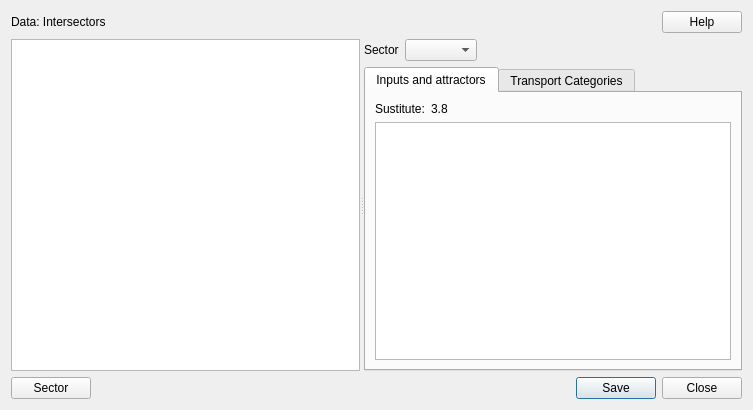
<?xml version="1.0" encoding="UTF-8"?>
<ui version="4.0">
 <class>Dialog</class>
 <widget class="QDialog" name="Dialog">
  <property name="geometry">
   <rect>
    <x>0</x>
    <y>0</y>
    <width>753</width>
    <height>410</height>
   </rect>
  </property>
  <property name="windowTitle">
   <string>Data | Intersectors</string>
  </property>
  <layout class="QHBoxLayout" name="horizontalLayout_3">
   <item>
    <layout class="QVBoxLayout" name="verticalLayout_3">
     <item>
      <layout class="QHBoxLayout" name="horizontalLayout">
       <item>
        <widget class="QLabel" name="label_title">
         <property name="text">
          <string>&lt;html&gt;&lt;head/&gt;&lt;body&gt;&lt;p&gt;&lt;span style=&quot; font-size:14pt;&quot;&gt;Data: &lt;/span&gt;&lt;span style=&quot; font-size:14pt; font-weight:600;&quot;&gt;Intersectors&lt;/span&gt;&lt;/p&gt;&lt;p&gt;&lt;span style=&quot; font-style:italic;&quot;&gt;&lt;/span&gt;&lt;/p&gt;&lt;/body&gt;&lt;/html&gt;</string>
         </property>
        </widget>
       </item>
       <item>
        <spacer name="horizontalSpacer">
         <property name="orientation">
          <enum>Qt::Horizontal</enum>
         </property>
         <property name="sizeHint" stdset="0">
          <size>
           <width>40</width>
           <height>20</height>
          </size>
         </property>
        </spacer>
       </item>
       <item>
        <widget class="QPushButton" name="btn_help">
         <property name="text">
          <string notr="true">Help</string>
         </property>
        </widget>
       </item>
      </layout>
     </item>
     <item>
      <widget class="QSplitter" name="splitter">
       <property name="orientation">
        <enum>Qt::Horizontal</enum>
       </property>
       <widget class="QWidget" name="verticalLayoutWidget">
        <layout class="QVBoxLayout" name="verticalLayout_2">
         <item>
          <widget class="QTreeView" name="scenarios_tree"/>
         </item>
        </layout>
       </widget>
       <widget class="QWidget" name="layoutWidget">
        <layout class="QVBoxLayout" name="verticalLayout">
         <item>
          <layout class="QHBoxLayout" name="horizontalLayout_2">
           <item>
            <layout class="QFormLayout" name="formLayout">
             <item row="0" column="1">
              <widget class="QComboBox" name="cb_sector"/>
             </item>
             <item row="0" column="0">
              <widget class="QLabel" name="label">
               <property name="text">
                <string>Sector</string>
               </property>
              </widget>
             </item>
            </layout>
           </item>
           <item>
            <spacer name="horizontalSpacer_3">
             <property name="orientation">
              <enum>Qt::Horizontal</enum>
             </property>
             <property name="sizeHint" stdset="0">
              <size>
               <width>40</width>
               <height>20</height>
              </size>
             </property>
            </spacer>
           </item>
          </layout>
         </item>
         <item>
          <widget class="QTabWidget" name="tabWidget">
           <property name="currentIndex">
            <number>0</number>
           </property>
           <widget class="QWidget" name="tab">
            <attribute name="title">
             <string>Inputs and attractors</string>
            </attribute>
            <layout class="QHBoxLayout" name="horizontalLayout_4">
             <item>
              <layout class="QVBoxLayout" name="verticalLayout_4">
               <item>
                <layout class="QFormLayout" name="formLayout_2">
                 <item row="0" column="0">
                  <widget class="QLabel" name="label_2">
                   <property name="text">
                    <string>Sustitute:</string>
                   </property>
                  </widget>
                 </item>
                 <item row="0" column="1">
                  <widget class="QLabel" name="sustitute">
                   <property name="text">
                    <string>3.8</string>
                   </property>
                  </widget>
                 </item>
                </layout>
               </item>
               <item>
                <widget class="QTableWidget" name="intersectors_table"/>
               </item>
              </layout>
             </item>
            </layout>
           </widget>
           <widget class="QWidget" name="tab_2">
            <attribute name="title">
             <string>Transport Categories</string>
            </attribute>
            <layout class="QHBoxLayout" name="horizontalLayout_9">
             <item>
              <layout class="QHBoxLayout" name="horizontalLayout_8">
               <item>
                <widget class="QTableWidget" name="intersectors_table_trans"/>
               </item>
              </layout>
             </item>
            </layout>
           </widget>
          </widget>
         </item>
        </layout>
       </widget>
      </widget>
     </item>
     <item>
      <layout class="QHBoxLayout" name="horizontalLayout_5">
       <item>
        <widget class="QPushButton" name="btn_sector_detail">
         <property name="text">
          <string>Sector</string>
         </property>
        </widget>
       </item>
       <item>
        <spacer name="horizontalSpacer_2">
         <property name="orientation">
          <enum>Qt::Horizontal</enum>
         </property>
         <property name="sizeHint" stdset="0">
          <size>
           <width>40</width>
           <height>20</height>
          </size>
         </property>
        </spacer>
       </item>
       <item>
        <widget class="QDialogButtonBox" name="buttonBox">
         <property name="standardButtons">
          <set>QDialogButtonBox::Close|QDialogButtonBox::Save</set>
         </property>
        </widget>
       </item>
      </layout>
     </item>
    </layout>
   </item>
  </layout>
 </widget>
 <tabstops>
  <tabstop>btn_help</tabstop>
  <tabstop>scenarios_tree</tabstop>
 </tabstops>
 <resources/>
 <connections/>
</ui>
